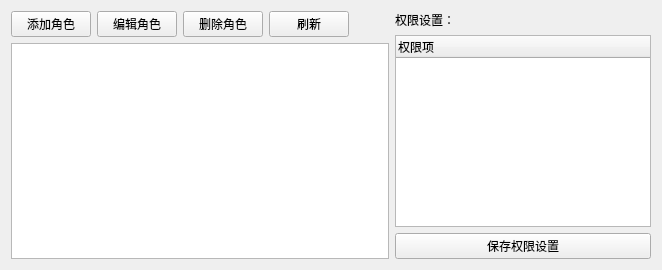
<?xml version="1.0" encoding="UTF-8"?>
<ui version="4.0">
 <class>RoleManager</class>
 <widget class="QWidget" name="RoleManager">
  <layout class="QHBoxLayout" name="horizontalLayout">
   <item>
    <layout class="QVBoxLayout" name="verticalLayout">
     <item>
      <layout class="QHBoxLayout" name="horizontalLayout_2">
       <item>
        <widget class="QPushButton" name="btnAddRole">
         <property name="text">
          <string>添加角色</string>
         </property>
        </widget>
       </item>
       <item>
        <widget class="QPushButton" name="btnEditRole">
         <property name="text">
          <string>编辑角色</string>
         </property>
        </widget>
       </item>
       <item>
        <widget class="QPushButton" name="btnDeleteRole">
         <property name="text">
          <string>删除角色</string>
         </property>
        </widget>
       </item>
       <item>
        <widget class="QPushButton" name="btnRefresh">
         <property name="text">
          <string>刷新</string>
         </property>
        </widget>
       </item>
       <item>
        <spacer name="horizontalSpacer">
         <property name="orientation">
          <enum>Qt::Horizontal</enum>
         </property>
         <property name="sizeHint" stdset="0">
          <size>
           <width>40</width>
           <height>20</height>
          </size>
         </property>
        </spacer>
       </item>
      </layout>
     </item>
     <item>
      <widget class="QTableView" name="tableView">
       <property name="selectionBehavior">
        <enum>QAbstractItemView::SelectRows</enum>
       </property>
       <property name="selectionMode">
        <enum>QAbstractItemView::SingleSelection</enum>
       </property>
      </widget>
     </item>
    </layout>
   </item>
   <item>
    <layout class="QVBoxLayout" name="verticalLayout_2">
     <item>
      <widget class="QLabel" name="label">
       <property name="text">
        <string>权限设置：</string>
       </property>
      </widget>
     </item>
     <item>
      <widget class="QTreeWidget" name="treePermissions">
       <column>
        <property name="text">
         <string>权限项</string>
        </property>
       </column>
      </widget>
     </item>
     <item>
      <widget class="QPushButton" name="btnSavePermissions">
       <property name="text">
        <string>保存权限设置</string>
       </property>
      </widget>
     </item>
    </layout>
   </item>
  </layout>
 </widget>
 <resources/>
 <connections/>
</ui> 
